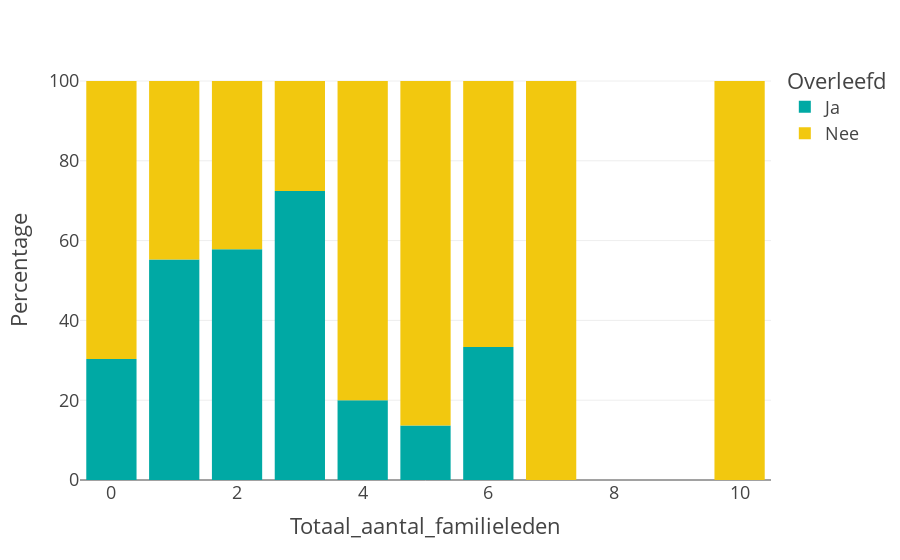

The notebook cell this image was saved under:
### Markdown cell above
De 3D-grafiek is op verschillende manieren te bekijken:
- Door te scrollen kun je in- en/of uitzoomen
- Rechtermuisknop vasthouden en bewegen leidt tot het draaien van de grafiek
- Je ziet extra informatie als je met de muis over een punt beweegt. 

**Opgave 2.5.** Wat valt je op aan deze (3D) grafiek?

### Code cell
visualisatie_familieleden(df=df_train_clean)

### Figure 1 — Plotly figure (JSON) as saved in the notebook; plotly's stock layout.template omitted (floating-point values rounded to 4 significant figures)
{"data": [{"alignmentgroup": "True", "hovertemplate": "Overleefd=Ja<br>Totaal_aantal_familieleden=%{x}<br>Percentage=%{y}<extra></extra>", "legendgroup": "Ja", "marker": {"color": "#00A9A4", "pattern": {"shape": ""}}, "name": "Ja", "offsetgroup": "Ja", "orientation": "v", "showlegend": true, "textposition": "auto", "type": "bar", "x": [0, 1, 2, 3, 4, 5, 6], "xaxis": "x", "y": [30.35, 55.28, 57.84, 72.41, 20, 13.64, 33.33], "yaxis": "y"}, {"alignmentgroup": "True", "hovertemplate": "Overleefd=Nee<br>Totaal_aantal_familieleden=%{x}<br>Percentage=%{y}<extra></extra>", "legendgroup": "Nee", "marker": {"color": "#F2C80F", "pattern": {"shape": ""}}, "name": "Nee", "offsetgroup": "Nee", "orientation": "v", "showlegend": true, "textposition": "auto", "type": "bar", "x": [0, 1, 2, 3, 4, 5, 6, 7, 10], "xaxis": "x", "y": [69.65, 44.72, 42.16, 27.59, 80, 86.36, 66.67, 100, 100], "yaxis": "y"}], "layout": {"barmode": "relative", "legend": {"title": {"text": "Overleefd"}, "tracegroupgap": 0}, "margin": {"t": 60}, "width": 900, "xaxis": {"anchor": "y", "domain": [0, 1], "title": {"text": "Totaal_aantal_familieleden"}}, "yaxis": {"anchor": "x", "domain": [0, 1], "title": {"text": "Percentage"}}}}
